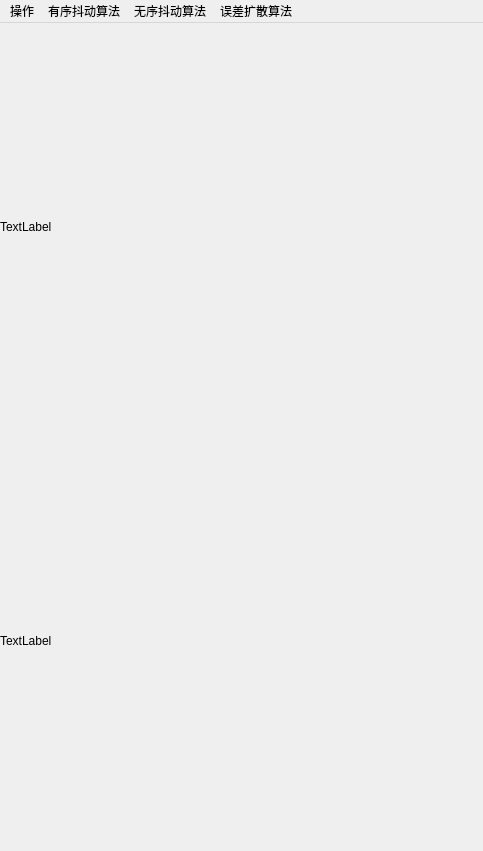
<?xml version="1.0" encoding="UTF-8"?>
<ui version="4.0">
 <class>MainWindow</class>
 <widget class="QMainWindow" name="MainWindow">
  <property name="geometry">
   <rect>
    <x>0</x>
    <y>0</y>
    <width>483</width>
    <height>851</height>
   </rect>
  </property>
  <property name="windowTitle">
   <string>MainWindow</string>
  </property>
  <widget class="QWidget" name="centralwidget">
   <widget class="QWidget" name="verticalLayoutWidget">
    <property name="geometry">
     <rect>
      <x>0</x>
      <y>0</y>
      <width>481</width>
      <height>821</height>
     </rect>
    </property>
    <layout class="QVBoxLayout" name="verticalLayout">
     <item>
      <widget class="QLabel" name="image_source">
       <property name="text">
        <string>TextLabel</string>
       </property>
      </widget>
     </item>
     <item>
      <widget class="QLabel" name="image_change">
       <property name="text">
        <string>TextLabel</string>
       </property>
      </widget>
     </item>
    </layout>
   </widget>
  </widget>
  <widget class="QMenuBar" name="menubar">
   <property name="geometry">
    <rect>
     <x>0</x>
     <y>0</y>
     <width>483</width>
     <height>23</height>
    </rect>
   </property>
   <widget class="QMenu" name="menu">
    <property name="title">
     <string>操作</string>
    </property>
    <addaction name="actionOpen"/>
   </widget>
   <widget class="QMenu" name="menu_xuanze">
    <property name="title">
     <string>有序抖动算法</string>
    </property>
    <addaction name="actionBayer"/>
    <addaction name="actionHalftone"/>
    <addaction name="actionScrew"/>
    <addaction name="actionCoarseFatting"/>
   </widget>
   <widget class="QMenu" name="menu_2">
    <property name="title">
     <string>无序抖动算法</string>
    </property>
    <addaction name="action_global"/>
    <addaction name="action_local"/>
   </widget>
   <widget class="QMenu" name="menu_3">
    <property name="title">
     <string>误差扩散算法</string>
    </property>
    <addaction name="actionFloydSteinberg"/>
    <addaction name="actionFloydSteinberg1"/>
    <addaction name="actionBurkes"/>
    <addaction name="actionJarrisJudiceNinke"/>
    <addaction name="actionStucki"/>
    <addaction name="action_mutil"/>
   </widget>
   <addaction name="menu"/>
   <addaction name="menu_xuanze"/>
   <addaction name="menu_2"/>
   <addaction name="menu_3"/>
  </widget>
  <action name="actionOpen">
   <property name="text">
    <string>Open</string>
   </property>
  </action>
  <action name="actionBayer">
   <property name="text">
    <string>Bayer抖动算法</string>
   </property>
  </action>
  <action name="actionHalftone">
   <property name="text">
    <string>Halftone抖动算法</string>
   </property>
  </action>
  <action name="actionScrew">
   <property name="text">
    <string>Screw抖动算法</string>
   </property>
  </action>
  <action name="actionCoarseFatting">
   <property name="text">
    <string>CoarseFatting抖动算法</string>
   </property>
  </action>
  <action name="action_global">
   <property name="text">
    <string>全局伪随机抖动算法</string>
   </property>
  </action>
  <action name="action_local">
   <property name="text">
    <string>局部伪随机抖动算法</string>
   </property>
  </action>
  <action name="actionFloydSteinberg">
   <property name="text">
    <string>Floyd-Steinberg算法</string>
   </property>
  </action>
  <action name="actionFloydSteinberg1">
   <property name="text">
    <string>蛇形Floyd-Steinberg算法</string>
   </property>
  </action>
  <action name="actionBurkes">
   <property name="text">
    <string>Burkes算法</string>
   </property>
  </action>
  <action name="actionJarrisJudiceNinke">
   <property name="text">
    <string>Jarris-Judice-Ninke算法</string>
   </property>
  </action>
  <action name="actionStucki">
   <property name="text">
    <string>Stucki算法</string>
   </property>
  </action>
  <action name="action_mutil">
   <property name="text">
    <string>多位误差扩散算法</string>
   </property>
  </action>
 </widget>
 <resources/>
 <connections/>
 <slots>
  <slot>openimage()</slot>
 </slots>
</ui>
